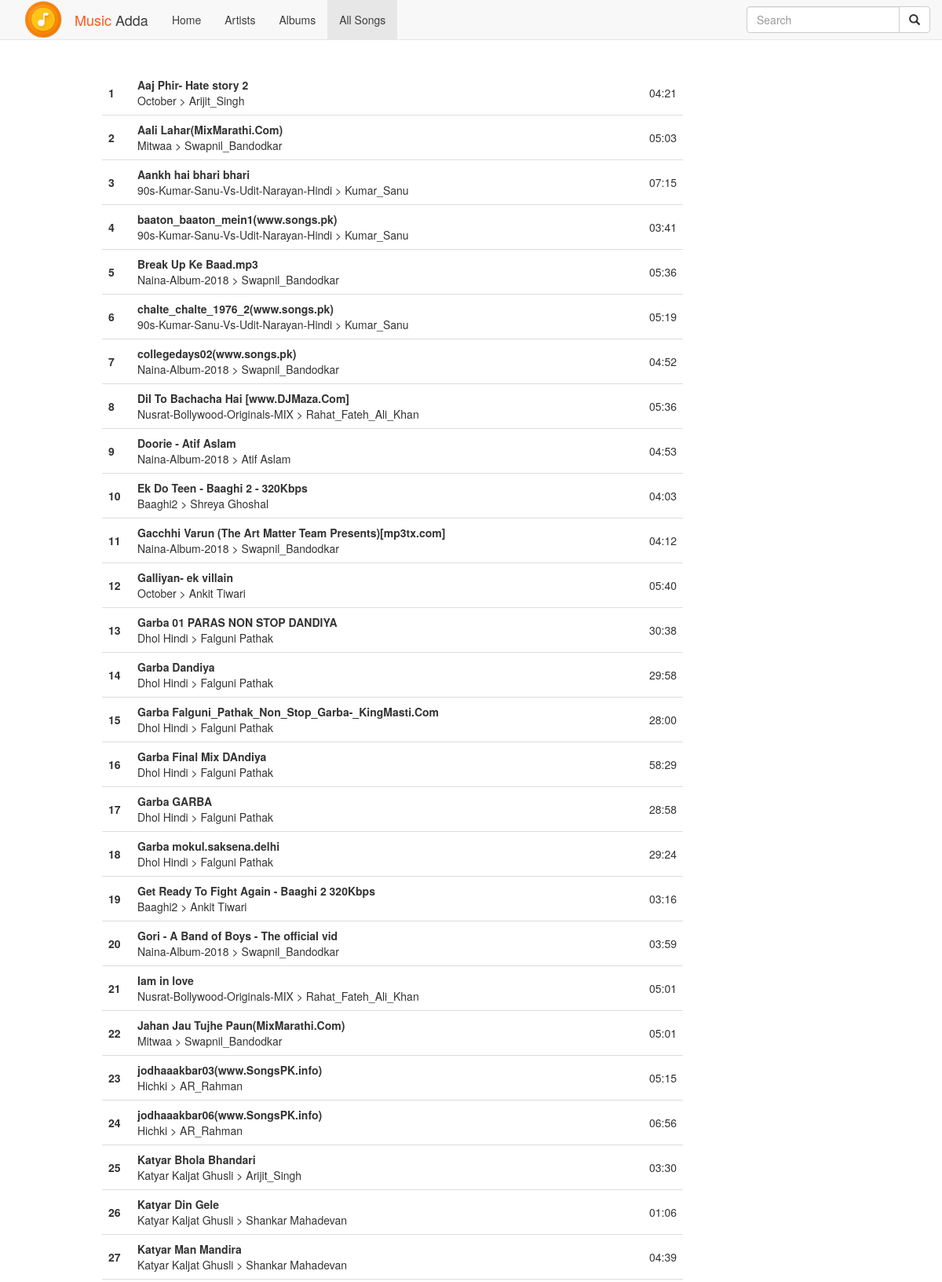
/all_songs.php (upper part), run on the app's committed database.
### tables this page shows
CREATE TABLE `songs_metadata` (
  `id` int(50) NOT NULL,
  `name` varchar(150) NOT NULL,
  `artist` varchar(150) NOT NULL,
  `album` varchar(150) NOT NULL,
  `duration` varchar(50) NOT NULL,
  `image` varchar(250) NOT NULL,
  `artist_image` varchar(250) NOT NULL
);

### all_songs.php (the view, shortened to what this page needs)
<!DOCTYPE html>
<html lang="en">
<head>
	<link rel="stylesheet" href="css/bootstrap.min.css">
	<link rel="stylesheet" href="css/style.css">
</head>
<body>
<nav class="navbar navbar-default navbar-fixed-top">
	<div class="container-fluid">
		<div class="navbar-header">
			<div class="logo"><a href="#"><img src="images/logo.png" /></a></div>
			<a class="navbar-brand" href="#"><span class="myorange">Music</span> Adda</a>
		</div>
		<div class="collapse navbar-collapse" id="myNavbar"  id="mySidenav" class="sidenav">
			<ul class="nav navbar-nav navbar-center">
				<li  id="Home"><a href="index.html">Home</a></li>
				<li  id="Artists"><a href="artists.php">Artists</a></li>
				<li  id="Albums"><a href="albums.php">Albums</a></li>
				<li  id="AllSongs" class="active"><a href="all_songs.php">All Songs</a></li>
			</ul>
			<form class="navbar-form navbar-right" action="All_songs.php" method="POST">
				<div class="input-group">
					<input type="text" class="form-control" placeholder="Search" name="searchsong">
					<div class="input-group-btn">
						<button class="btn btn-default" type="submit">
							<i class="glyphicon glyphicon-search"></i>
						</button>
					</div>
				</div>
			</form>
		</div>
	</div>
</nav>
<div class="container-fluid" style="margin-top:70px;">
	<div class="row">
		<div class="col-sm-1">
		</div>
		<div class="col-sm-8">
			<div class="container-fluid">
				<div class="row">
					<div class="col-sm-12">
						<div class="songslist">
							<table class="table">
								<?php
									$servername = "localhost";
									$username = "root";
									$password = "";
									$dbname = "music_player";
									$conn = new mysqli($servername, $username, $password, $dbname);
									if(isset($_POST['searchsong'])){
										$searchsong = $_POST['searchsong'];
										$sql = "SELECT * FROM songs_metadata where name like '$searchsong%' ORDER BY name ASC";
										$result = $conn->query($sql);
										if ($result->num_rows > 0) {
										}
										else {
											echo '
												<div style="text-align:center;margin-left:240px;">
													<h1>SOORY !</h1>
													<p>Your keyword is not match to any song</p>
												</div>
											';
										}
									}
									else {
										$sql = "SELECT * FROM songs_metadata ORDER BY name ASC";
									}
									$result = $conn->query($sql);
									if ($result->num_rows > 0) {
										$count = 1;
										while($row = $result->fetch_assoc()) {
											echo '
												<tr onclick="open_player(\''.$row['name'].'\')" class="activesong">
													<th width="5%">'.$count.'</th>
													<td>
														<strong>'.$row['name'].'</strong><br/>'.$row['album'].' &gt; '.$row['artist'].'
													</td>
													<td width="5%">'.$row['duration'].'</td>
												</tr>
											';
											$count = $count+1;
										}
									}
								?>
							</table>
						</div>
					</div>
				</div>
			</div>
		</div>
		<div class="col-sm-3">
		</div>
	</div>
</div>
</body>
</html>

### css/style.css (style rules this page uses)
body { cursor:pointer; }
.logo { position:relative; float:left; padding-left: 15px; padding-right: 15px; }
.logo img { width:50px; }
.myorange { color:#ff5722; }
.navbar { margin-bottom: 0; border-radius: 0; }
.navbar a { color:#3e3e3e; }
.navbar { margin-bottom:0px; }
.navbar-default, .navbar-default .navbar-nav>.active>a, .navbar-default .navbar-nav>.active>a:focus, .navbar-default .navbar-nav>.active>a:hover, .navbar-default .navbar-nav>li>a, .navbar-default .navbar-brand, .navbar-default .navbar-brand:focus, .navbar-default .navbar-brand:hover { color:#3e3e3e; }
.songslist { margin:20px 0 0 0; }
.songslist .table > tbody > tr > th, .songslist .table > tbody > tr > td { vertical-align:middle; }
.songslist .table tbody tr:first-child th, .songslist .table tbody tr:first-child td { border:none; }

### data on the page
songs_metadata: name "Aaj Phir- Hate story 2", album "October", artist "Arijit_Singh", duration "04:21"
songs_metadata: name "Aali Lahar(MixMarathi.Com)", album "Mitwaa", artist "Swapnil_Bandodkar", duration "05:03"
songs_metadata: name "Aankh hai bhari bhari", album "90s-Kumar-Sanu-Vs-Udit-Narayan-Hindi", artist "Kumar_Sanu", duration "07:15"
songs_metadata: name "baaton_baaton_mein1(www.songs.pk)", album "90s-Kumar-Sanu-Vs-Udit-Narayan-Hindi", artist "Kumar_Sanu", duration "03:41"
songs_metadata: name "Break Up Ke Baad.mp3", album "Naina-Album-2018", artist "Swapnil_Bandodkar", duration "05:36"
songs_metadata: name "chalte_chalte_1976_2(www.songs.pk)", album "90s-Kumar-Sanu-Vs-Udit-Narayan-Hindi", artist "Kumar_Sanu", duration "05:19"
songs_metadata: name "collegedays02(www.songs.pk)", album "Naina-Album-2018", artist "Swapnil_Bandodkar", duration "04:52"
songs_metadata: name "Dil To Bachacha Hai [www.DJMaza.Com]", album "Nusrat-Bollywood-Originals-MIX", artist "Rahat_Fateh_Ali_Khan", duration "05:36"
songs_metadata: name "Doorie - Atif Aslam", album "Naina-Album-2018", artist "Atif Aslam", duration "04:53"
songs_metadata: name "Ek Do Teen - Baaghi 2 - 320Kbps", album "Baaghi2", artist "Shreya Ghoshal", duration "04:03"
songs_metadata: name "Gacchhi Varun (The Art Matter Team Presents)[mp3tx.com]", album "Naina-Album-2018", artist "Swapnil_Bandodkar", duration "04:12"
songs_metadata: name "Galliyan- ek villain", album "October", artist "Ankit Tiwari", duration "05:40"
songs_metadata: name "Garba 01 PARAS NON STOP DANDIYA", album "Dhol Hindi", artist "Falguni Pathak", duration "30:38"
songs_metadata: name "Garba Dandiya", album "Dhol Hindi", artist "Falguni Pathak", duration "29:58"
songs_metadata: name "Garba Falguni_Pathak_Non_Stop_Garba-_KingMasti.Com", album "Dhol Hindi", artist "Falguni Pathak", duration "28:00"
songs_metadata: name "Garba Final Mix DAndiya", album "Dhol Hindi", artist "Falguni Pathak", duration "58:29"
songs_metadata: name "Garba GARBA", album "Dhol Hindi", artist "Falguni Pathak", duration "28:58"
songs_metadata: name "Garba mokul.saksena.delhi", album "Dhol Hindi", artist "Falguni Pathak", duration "29:24"
songs_metadata: name "Get Ready To Fight Again - Baaghi 2 320Kbps", album "Baaghi2", artist "Ankit Tiwari", duration "03:16"
songs_metadata: name "Gori - A Band of Boys - The official vid", album "Naina-Album-2018", artist "Swapnil_Bandodkar", duration "03:59"
songs_metadata: name "Iam in love", album "Nusrat-Bollywood-Originals-MIX", artist "Rahat_Fateh_Ali_Khan", duration "05:01"
songs_metadata: name "Jahan Jau Tujhe Paun(MixMarathi.Com)", album "Mitwaa", artist "Swapnil_Bandodkar", duration "05:01"
songs_metadata: name "jodhaaakbar03(www.SongsPK.info)", album "Hichki", artist "AR_Rahman", duration "05:15"
songs_metadata: name "jodhaaakbar06(www.SongsPK.info)", album "Hichki", artist "AR_Rahman", duration "06:56"
songs_metadata: name "Katyar Bhola Bhandari", album "Katyar Kaljat Ghusli", artist "Arijit_Singh", duration "03:30"
songs_metadata: name "Katyar Din Gele", album "Katyar Kaljat Ghusli", artist "Shankar Mahadevan", duration "01:06"
songs_metadata: name "Katyar Man Mandira", album "Katyar Kaljat Ghusli", artist "Shankar Mahadevan", duration "04:39"
